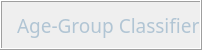
        <widget class="QFrame" name="Title_Bar">
         <property name="maximumSize">
          <size>
           <width>16777215</width>
           <height>50</height>
          </size>
         </property>
         <property name="styleSheet">
          <string notr="true">background-color: none</string>
         </property>
         <property name="frameShape">
          <enum>QFrame::Box</enum>
         </property>
         <property name="frameShadow">
          <enum>QFrame::Raised</enum>
         </property>
         <layout class="QHBoxLayout" name="horizontalLayout">
          <property name="spacing">
           <number>0</number>
          </property>
          <property name="leftMargin">
           <number>0</number>
          </property>
          <property name="topMargin">
           <number>0</number>
          </property>
          <property name="rightMargin">
           <number>0</number>
          </property>
          <property name="bottomMargin">
           <number>0</number>
          </property>
          <item>
           <widget class="QFrame" name="frame_title">
            <property name="font">
             <font>
              <family>Bauhaus 93</family>
              <pointsize>14</pointsize>
             </font>
            </property>
            <property name="styleSheet">
             <string notr="true">color: rgb(177, 197, 212);</string>
            </property>
            <property name="frameShape">
             <enum>QFrame::NoFrame</enum>
            </property>
            <property name="frameShadow">
             <enum>QFrame::Raised</enum>
            </property>
            <layout class="QVBoxLayout" name="verticalLayout_3">
             <property name="spacing">
              <number>0</number>
             </property>
             <property name="leftMargin">
              <number>15</number>
             </property>
             <property name="topMargin">
              <number>0</number>
             </property>
             <property name="rightMargin">
              <number>0</number>
             </property>
             <property name="bottomMargin">
              <number>0</number>
             </property>
             <item>
              <widget class="QLabel" name="label_title">
               <property name="font">
                <font>
                 <family>Bahnschrift SemiLight SemiConde</family>
                 <pointsize>14</pointsize>
                </font>
               </property>
               <property name="text">
                <string>Age-Group Classifier</string>
               </property>
              </widget>
             </item>
            </layout>
           </widget>
          </item>
          <item>
           <widget class="QFrame" name="frame_btns">
            <property name="maximumSize">
             <size>
              <width>100</width>
              <height>16777215</height>
             </size>
            </property>
            <property name="frameShape">
             <enum>QFrame::StyledPanel</enum>
            </property>
            <property name="frameShadow">
             <enum>QFrame::Raised</enum>
            </property>
            <widget class="QPushButton" name="btn_maximize">
             <property name="geometry">
              <rect>
               <x>10</x>
               <y>20</y>
               <width>16</width>
               <height>16</height>
              </rect>
             </property>
             <property name="minimumSize">
              <size>
               <width>16</width>
               <height>16</height>
              </size>
             </property>
             <property name="maximumSize">
              <size>
               <width>17</width>
               <height>17</height>
              </size>
             </property>
             <property name="toolTip">
              <string>Maximize</string>
             </property>
             <property name="styleSheet">
              <string notr="true">QPushButton {
border: none;
border-radius: 8px; 
	background-color: rgb(85, 255, 127);
}
QPushButton:hover {
background-color: rgba(85, 255, 127, 150);

}
</string>
             </property>
             <property name="text">
              <string/>
             </property>
            </widget>
            <widget class="QPushButton" name="btn_close">
             <property name="geometry">
              <rect>
               <x>70</x>
               <y>20</y>
               <width>16</width>
               <height>16</height>
              </rect>
             </property>
             <property name="minimumSize">
              <size>
               <width>16</width>
               <height>16</height>
              </size>
             </property>
             <property name="maximumSize">
              <size>
               <width>17</width>
               <height>17</height>
              </size>
             </property>
             <property name="toolTip">
              <string>Close</string>
             </property>
             <property name="styleSheet">
              <string notr="true">QPushButton {
border: none;
border-radius: 8px; 
	
	background-color: rgb(255, 0, 0);
}
QPushButton:hover {
background-color: rgba(255, 0, 0, 150);

}
</string>
             </property>
             <property name="text">
              <string/>
             </property>
            </widget>
            <widget class="QPushButton" name="btn_minimize">
             <property name="geometry">
              <rect>
               <x>40</x>
               <y>20</y>
               <width>16</width>
               <height>16</height>
              </rect>
             </property>
             <property name="minimumSize">
              <size>
               <width>16</width>
               <height>16</height>
              </size>
             </property>
             <property name="maximumSize">
              <size>
               <width>17</width>
               <height>17</height>
              </size>
             </property>
             <property name="toolTip">
              <string>Minimize</string>
             </property>
             <property name="styleSheet">
              <string notr="true">QPushButton {
border: none;
border-radius: 8px; 
	background-color: rgb(255, 170, 0);
}
QPushButton:hover {
background-color: rgba(255, 170, 0, 150);

}
</string>
             </property>
             <property name="text">
              <string/>
             </property>
            </widget>
           </widget>
          </item>
         </layout>
        </widget>
